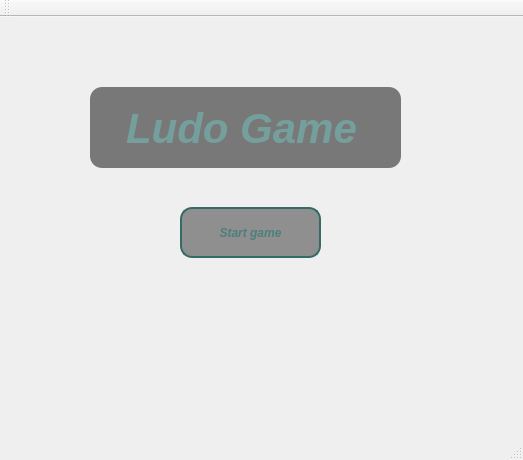
<?xml version="1.0" encoding="UTF-8"?>
<ui version="4.0">
 <class>UILudoClass</class>
 <widget class="QMainWindow" name="UILudoClass">
  <property name="geometry">
   <rect>
    <x>0</x>
    <y>0</y>
    <width>523</width>
    <height>460</height>
   </rect>
  </property>
  <property name="windowTitle">
   <string>UILudo</string>
  </property>
  <property name="styleSheet">
   <string notr="true">background-image: url(:/UILudo/images/background3.jpg);
background-repeat: no-repeat;
background-position: center;
background-size: 1250px 600px;
</string>
  </property>
  <widget class="QWidget" name="centralWidget">
   <widget class="QPushButton" name="pushButton">
    <property name="geometry">
     <rect>
      <x>180</x>
      <y>190</y>
      <width>141</width>
      <height>51</height>
     </rect>
    </property>
    <property name="styleSheet">
     <string notr="true">QPushButton {
    color: #4c7f7a;
    font-size: 12px;
    font-family: 'Georgia', 'Arial', sans-serif;
    font-weight: bold;
    font-style: italic;
    background-color: rgba(0, 0, 0, 0.4);
    border-radius: 12px;
    padding: 15px 30px;
    text-align: center;
    box-shadow: 5px 5px 15px rgba(0, 0, 0, 0.7);
    transition: all 0.3s ease-in-out;
    border: 2px solid #346b67;
}

QPushButton:hover {
    color: #608f8a;
    font-size: 12px;
    transform: scale(1.1);
    background-color: #2a5b57;
    box-shadow: 7px 7px 25px rgba(0, 0, 0, 0.8);
}
</string>
    </property>
    <property name="text">
     <string>Start game</string>
    </property>
   </widget>
   <widget class="QLabel" name="label">
    <property name="geometry">
     <rect>
      <x>90</x>
      <y>70</y>
      <width>311</width>
      <height>81</height>
     </rect>
    </property>
    <property name="styleSheet">
     <string notr="true">QLabel {
    color: #749f9c;
    font-size: 42px;
    font-family: 'Georgia', 'Arial', sans-serif;
    font-weight: bold;
    font-style: italic;
    background-color: rgba(0, 0, 0, 0.5);
    border-radius: 12px;
    padding: 25px;
    text-align: center;
    box-shadow: 5px 5px 20px rgba(0, 0, 0, 0.7);
    transition: all 0.3s ease-in-out;
    background: linear-gradient(45deg, #062924, #08403a, #0b5345);
    border: none;
}

QLabel:hover {
    color: #5e8c89;
    font-size: 42px;
    transform: scale(1.1);
    background: linear-gradient(45deg, #041f1c, #062924, #08403a);
    box-shadow: 7px 7px 30px rgba(0, 0, 0, 0.9);
}
</string>
    </property>
    <property name="text">
     <string>Ludo Game</string>
    </property>
   </widget>
  </widget>
  <widget class="QMenuBar" name="menuBar">
   <property name="geometry">
    <rect>
     <x>0</x>
     <y>0</y>
     <width>523</width>
     <height>21</height>
    </rect>
   </property>
  </widget>
  <widget class="QToolBar" name="mainToolBar">
   <attribute name="toolBarArea">
    <enum>TopToolBarArea</enum>
   </attribute>
   <attribute name="toolBarBreak">
    <bool>false</bool>
   </attribute>
  </widget>
  <widget class="QStatusBar" name="statusBar"/>
 </widget>
 <layoutdefault spacing="6" margin="11"/>
 <resources>
  <include location="../../resources/UILudo.qrc"/>
 </resources>
 <connections/>
</ui>
